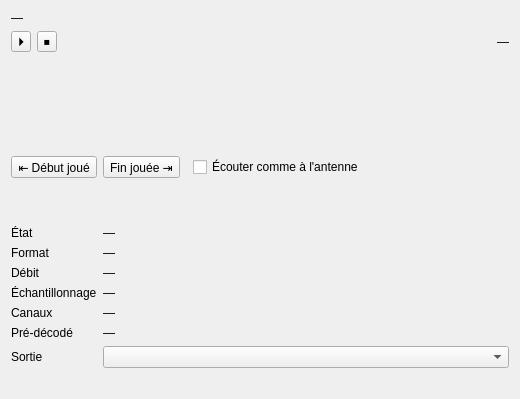
<?xml version="1.0" encoding="UTF-8"?>
<ui version="4.0">
 <class>FenetrePreecoute</class>
 <widget class="QWidget" name="FenetrePreecoute">
  <property name="geometry">
   <rect>
    <x>0</x>
    <y>0</y>
    <width>520</width>
    <height>360</height>
   </rect>
  </property>
  <property name="windowTitle">
   <string>Pré-écoute</string>
  </property>
  <layout class="QVBoxLayout" name="disposition">
   <item>
    <widget class="QLabel" name="source">
     <property name="text">
      <string>—</string>
     </property>
     <property name="textInteractionFlags">
      <set>Qt::TextInteractionFlag::TextSelectableByMouse</set>
     </property>
     <property name="wordWrap">
      <bool>true</bool>
     </property>
    </widget>
   </item>
   <item>
    <layout class="QHBoxLayout" name="lecteur" stretch="0,0,1,0">
     <item>
      <widget class="QToolButton" name="lecture">
       <property name="toolTip">
        <string>Lecture</string>
       </property>
       <property name="accessibleName">
        <string>Lecture</string>
       </property>
       <property name="text">
        <string>⏵</string>
       </property>
      </widget>
     </item>
     <item>
      <widget class="QToolButton" name="arret">
       <property name="toolTip">
        <string>Arrêt</string>
       </property>
       <property name="accessibleName">
        <string>Arrêt</string>
       </property>
       <property name="text">
        <string>⏹</string>
       </property>
      </widget>
     </item>
     <item>
      <spacer name="espace_lecteur">
       <property name="orientation">
        <enum>Qt::Orientation::Horizontal</enum>
       </property>
      </spacer>
     </item>
     <item>
      <widget class="QLabel" name="temps">
       <property name="text">
        <string>—</string>
       </property>
      </widget>
     </item>
    </layout>
   </item>
   <item>
    <widget class="QWidget" name="zone_frise" native="true">
     <layout class="QVBoxLayout" name="disposition_frise">
      <property name="leftMargin">
       <number>0</number>
      </property>
      <property name="topMargin">
       <number>0</number>
      </property>
      <property name="rightMargin">
       <number>0</number>
      </property>
      <property name="bottomMargin">
       <number>0</number>
      </property>
      <item>
       <widget class="QWidget" name="place_frise" native="true">
        <property name="minimumSize">
         <size>
          <width>0</width>
          <height>72</height>
         </size>
        </property>
       </widget>
      </item>
      <item>
       <widget class="QLabel" name="plage">
        <property name="toolTip">
         <string>Partie du fichier jouée à l'antenne, sans ses silences s'ils y sont retirés</string>
        </property>
        <property name="text">
         <string/>
        </property>
        <property name="wordWrap">
         <bool>true</bool>
        </property>
       </widget>
      </item>
      <item>
       <layout class="QHBoxLayout" name="reperes">
        <item>
         <widget class="QToolButton" name="debut_joue">
          <property name="toolTip">
           <string>Lire depuis le début de la partie jouée à l'antenne</string>
          </property>
          <property name="text">
           <string>⇤ Début joué</string>
          </property>
         </widget>
        </item>
        <item>
         <widget class="QToolButton" name="fin_jouee">
          <property name="toolTip">
           <string>Lire depuis quelques secondes avant le fondu de sortie</string>
          </property>
          <property name="text">
           <string>Fin jouée ⇥</string>
          </property>
         </widget>
        </item>
        <item>
         <spacer name="espace_reperes">
          <property name="orientation">
           <enum>Qt::Orientation::Horizontal</enum>
          </property>
         </spacer>
        </item>
        <item>
         <widget class="QCheckBox" name="comme_a_l_antenne">
          <property name="toolTip">
           <string>Ne jouer que la partie jouée à l'antenne, avec ses fondus</string>
          </property>
          <property name="text">
           <string>Écouter comme à l'antenne</string>
          </property>
         </widget>
        </item>
       </layout>
      </item>
     </layout>
    </widget>
   </item>
   <item>
    <widget class="QWidget" name="place_vumetre" native="true">
     <property name="minimumSize">
      <size>
       <width>0</width>
       <height>36</height>
      </size>
     </property>
    </widget>
   </item>
   <item>
    <layout class="QFormLayout" name="informations">
     <item row="0" column="0">
      <widget class="QLabel" name="intitule_etat">
       <property name="text">
        <string>État</string>
       </property>
      </widget>
     </item>
     <item row="0" column="1">
      <widget class="QLabel" name="etat">
       <property name="text">
        <string>—</string>
       </property>
      </widget>
     </item>
     <item row="1" column="0">
      <widget class="QLabel" name="intitule_format">
       <property name="text">
        <string>Format</string>
       </property>
      </widget>
     </item>
     <item row="1" column="1">
      <widget class="QLabel" name="format">
       <property name="text">
        <string>—</string>
       </property>
      </widget>
     </item>
     <item row="2" column="0">
      <widget class="QLabel" name="intitule_debit">
       <property name="text">
        <string>Débit</string>
       </property>
      </widget>
     </item>
     <item row="2" column="1">
      <widget class="QLabel" name="debit">
       <property name="text">
        <string>—</string>
       </property>
      </widget>
     </item>
     <item row="3" column="0">
      <widget class="QLabel" name="intitule_echantillonnage">
       <property name="text">
        <string>Échantillonnage</string>
       </property>
      </widget>
     </item>
     <item row="3" column="1">
      <widget class="QLabel" name="echantillonnage">
       <property name="text">
        <string>—</string>
       </property>
      </widget>
     </item>
     <item row="4" column="0">
      <widget class="QLabel" name="intitule_canaux">
       <property name="text">
        <string>Canaux</string>
       </property>
      </widget>
     </item>
     <item row="4" column="1">
      <widget class="QLabel" name="canaux">
       <property name="text">
        <string>—</string>
       </property>
      </widget>
     </item>
     <item row="5" column="0">
      <widget class="QLabel" name="intitule_predecode">
       <property name="text">
        <string>Pré-décodé</string>
       </property>
      </widget>
     </item>
     <item row="5" column="1">
      <widget class="QLabel" name="predecode">
       <property name="toolTip">
        <string>Son reçu et décodé d'avance, prêt à être joué</string>
       </property>
       <property name="text">
        <string>—</string>
       </property>
      </widget>
     </item>
     <item row="6" column="0">
      <widget class="QLabel" name="intitule_sortie">
       <property name="text">
        <string>Sortie</string>
       </property>
       <property name="buddy">
        <cstring>sortie</cstring>
       </property>
      </widget>
     </item>
     <item row="6" column="1">
      <widget class="QComboBox" name="sortie">
       <property name="toolTip">
        <string>Périphérique de pré-écoute, jamais celui de l'antenne</string>
       </property>
      </widget>
     </item>
    </layout>
   </item>
   <item>
    <widget class="QLabel" name="message">
     <property name="text">
      <string/>
     </property>
     <property name="wordWrap">
      <bool>true</bool>
     </property>
    </widget>
   </item>
  </layout>
 </widget>
 <resources/>
 <connections/>
</ui>
